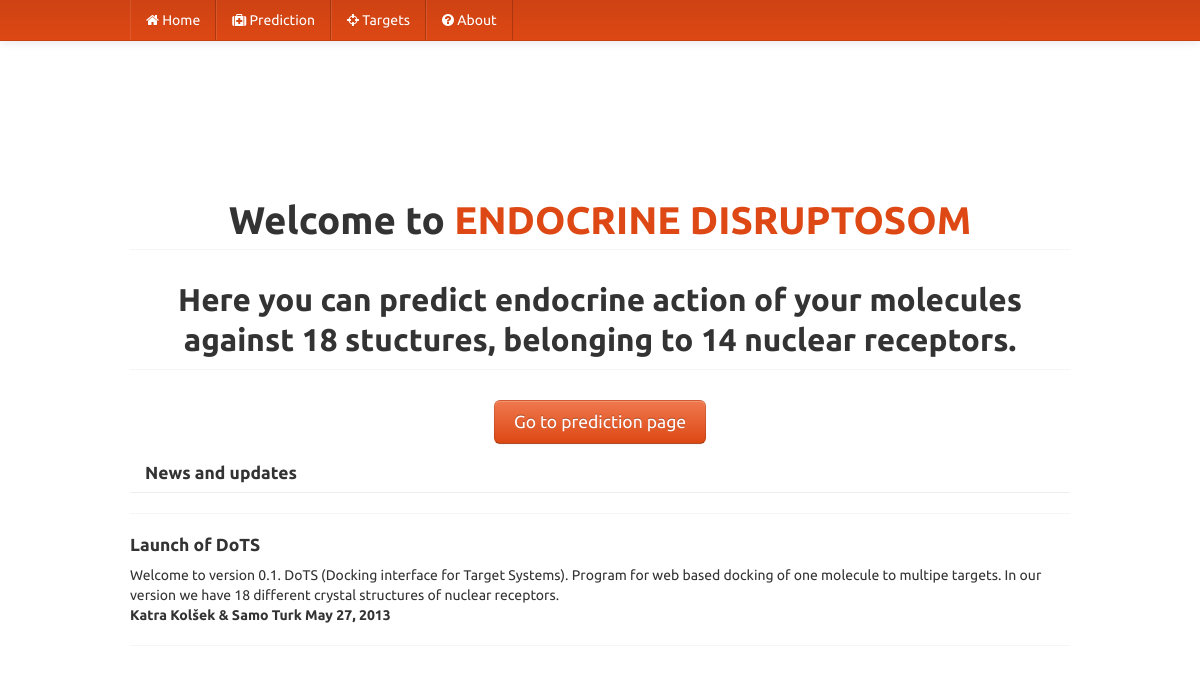
The page / on the database its author committed.
### news/models.py (models this page shows, shortened)
class News(models.Model):
    title = models.CharField(max_length=500, blank=False)
    body = models.TextField(blank=True)
    author = models.CharField(max_length=100, blank=True)
    additiondate = models.DateField(auto_now=True, auto_now_add=True) #automatically updates date and adds date upon creation
    class Meta:
        ordering = ['-id']

### DoTS/views.py (the view)
# urls.py: url(r'^$', 'DoTS.views.home', name='home'),
def home(request):
    allnews = News.objects.all()
    allreceptors = Receptor.objects.all()
    return render(request, 'index.html', {'allnews':allnews, 'allreceptors':allreceptors})

### DoTS/templates/index.html
{% extends "base.html" %}
{% block content %}
<div class="text-center">
<h1 class="page-header welcome-header">Welcome to <a href="/prediction.html">ENDOCRINE DISRUPTOSOM</a></h1>
<h2 class="page-header">Here you can predict endocrine action of your molecules against 18 stuctures, belonging to 14 nuclear receptors.</h2>
<p>
  <a class="btn btn-large btn-primary" type="button" href="/prediction.html">Go to prediction page</a>
</p>
</div>
<div>
<h4 class="modal-header">News and updates</h4>
<hr>
</div>
{% for item in allnews %}
<div>
<h4>{{item.title}}</h4>
{{item.body}}
<p><strong>{{item.author}}
{{item.additiondate}}
</strong></p>
<hr>
</div>
{% endfor%}
{% endblock %}

### DoTS/templates/base.html (style rules this page uses)
.welcome-header { margin-top: 130px; }

### rows shown on the page
News: title "Launch of DoTS", body "Welcome to version 0.1. DoTS (Docking interface for Target Systems). Program for web based docking of one molecule to multipe targets. In our version we have 18 different crystal structures of nuclear receptors.", author "Katra Kolšek & Samo Turk", additiondate "May 27, 2013"
